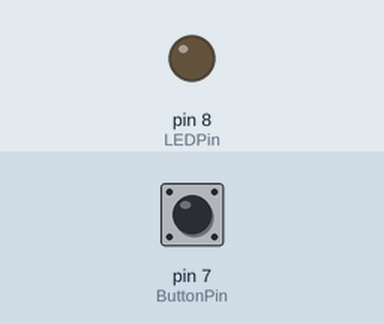
Simulated run of this sketch. Board: Arduino Uno, built with avr-gcc and run on an emulated ATmega328P. On the bench: output pins drawn as LEDs (lit = HIGH). The test bench sets the inputs (shaded band); at power-on: pin 7 (ButtonPin) HIGH.

Above: at 1.2 s.
1.3 s: pin 7 (ButtonPin) pulled LOW for 0.15 s
At 1.37 s:
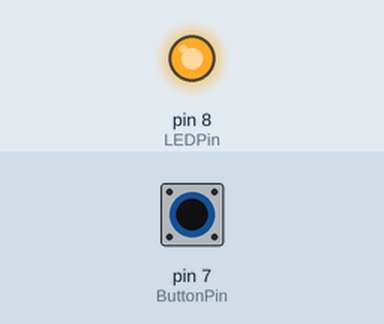
2.9 s: pin 7 (ButtonPin) pulled LOW for 3.2 s
At 6.5 s:
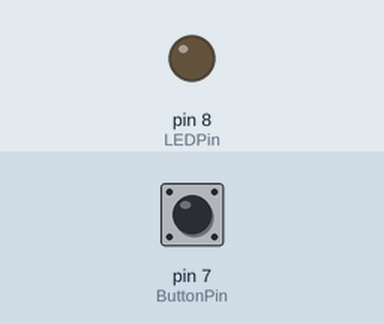
Timing chart, 0 to 8.0 s (numbered marks = the images above; inputs shaded):
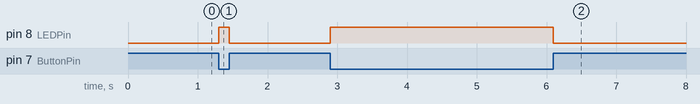

The sketch:

Simple_LED_Switch.ino
```cpp
/*
Arduino Bootcamp

- Simple LED Switch

This project demonstrates how an LED can be controlled by the Arduino

created 10/29/2016
modified 10/29/2016
by: Lee Assam
*/

//Set the LED Pin constant globally
//The LED is connected to Pin 8 of the Arduino
#define LEDPin 8
//Connected to grounded resistor of switch
#define ButtonPin 7

// the setup function runs once when you press reset or power the board
void setup() {
  // initialize LED Pin as an output.
  pinMode(LEDPin, OUTPUT);
  //set the Button Pin as an input
  pinMode(ButtonPin, INPUT);
}

// the loop function runs over and over again forever
void loop() {
  if (digitalRead(ButtonPin) == LOW) {
    digitalWrite(LEDPin, HIGH);   // turn the LED on
  } else {
    digitalWrite(LEDPin, LOW);    // turn the LED off
  }
}
```

Measured:
- after the input at 1.3 s, pin 8 (LEDPin): LOW → HIGH at once, → LOW 0.15 s later
- after the input at 2.9 s, pin 8 (LEDPin): LOW → HIGH at once, → LOW 3.2 s later
